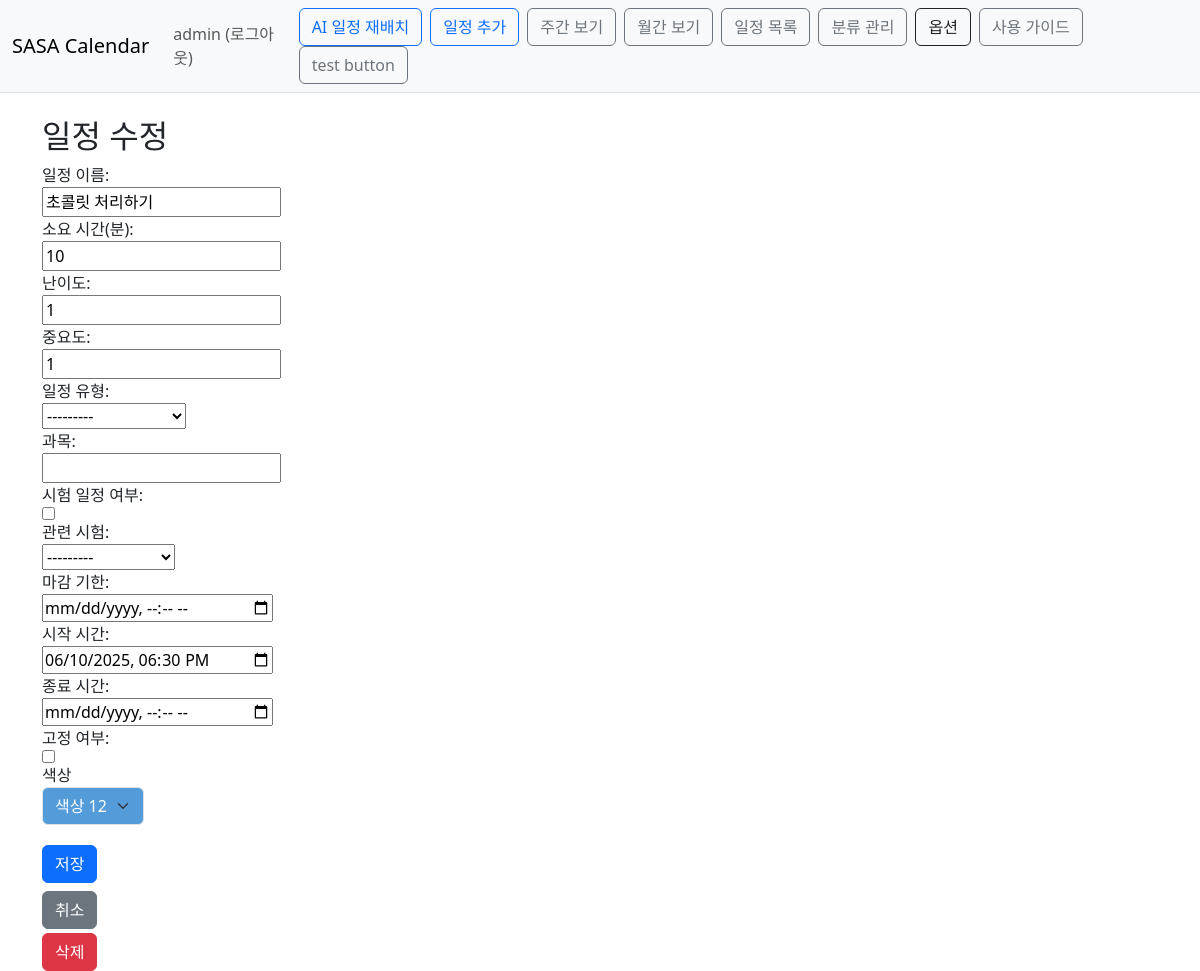
/calendar/schedule/29/edit/?next=/calendar/schedule/list/ (signed in), run on the app's committed database.
### Calendar/models.py (models this page shows, shortened)
class Schedule(models.Model):
    owner=models.ForeignKey(User, on_delete=models.CASCADE)
    task_name=models.CharField(max_length=50)
    duration_minutes=models.IntegerField(null=True, blank=True)
    difficulty=models.IntegerField(null=True, blank=True)
    importance=models.IntegerField(null=True, blank=True)
    task_type = models.ForeignKey('ScheduleType', null=True, blank=True, on_delete=models.SET_NULL)
    subject=models.CharField(max_length=50, blank=True)
    is_exam_task=models.BooleanField(default=False)
    deadline=models.DateTimeField(null=True ,blank=True)
    start_time=models.DateTimeField(null=True ,blank=True)
    end_time=models.DateTimeField(null=True ,blank=True)
    is_fixed=models.BooleanField(default=False)
    exam=models.ForeignKey('self',default=None, on_delete=models.SET_DEFAULT, null=True ,blank=True)
    color = models.CharField(max_length=7, blank=True, default='#6c8df5')
    is_done = models.BooleanField(default=False)
    def __str__(self):
        return f"{self.task_name}({self.owner})"

### Calendar/views.py (the view)
# urls.py: path('schedule/<int:pk>/edit/', views.schedule_edit, name='schedule_edit'),
@login_required(login_url='common:login')
def schedule_edit(request, pk):
    schedule = get_object_or_404(Schedule, pk=pk, owner=request.user)
    next_url = request.GET.get('next') or request.POST.get('next')  # GET/POST 모두 대응
    if request.method == 'POST':
        form = ScheduleForm(request.POST, instance=schedule, owner=request.user)
        if form.is_valid():
            form.save()
            if next_url and url_has_allowed_host_and_scheme(next_url, allowed_hosts={request.get_host()}):
                return redirect(next_url)
            return redirect('calendar:index')
    else:
        form = ScheduleForm(instance=schedule, owner=request.user)
    return render(request, 'calendar/schedule_form.html', {
        'form': form,
        'is_edit': True,
        'next': next_url,
        'id': pk,
    })

### Calendar/models.py (called while the page is built)
    def __str__(self):
        return f"{self.name}"

### templates/calendar/schedule_form.html (shortened to what this page needs)
{% extends 'base.html' %}
{% block content %}
<div class="container mt-4">
    <h2>{{ is_edit|yesno:"일정 수정,일정 추가" }}</h2>
    <form method="post" class="d-flex flex-column align-items-start">
        {{ form.task_name.label_tag }} {{ form.task_name }}
        {{ form.duration_minutes.label_tag }} {{ form.duration_minutes }}
        {{ form.difficulty.label_tag }} {{ form.difficulty }}
        {{ form.importance.label_tag }} {{ form.importance }}
        {{ form.task_type.label_tag }} {{ form.task_type }}
        {{ form.subject.label_tag }} {{ form.subject }}
        {{ form.is_exam_task.label_tag }} {{ form.is_exam_task }}
        {{ form.exam.label_tag }} {{ form.exam }}
        {{ form.deadline.label_tag }} {{ form.deadline }}
        {{ form.start_time.label_tag }} {{ form.start_time }}
        {{ form.end_time.label_tag }} {{ form.end_time }}
        {{ form.is_fixed.label_tag }} {{ form.is_fixed }}
        <div class="mb-3">
            <label for="id_color">색상</label>
            <select name="color" id="id_color" class="form-select">
                {% for code, label in form.fields.color.choices %}
                    <option value="{{ code }}"
                        {% if form.initial.color == code or form.data.color == code %}selected{% endif %}
                        style="background-color: {{ code }}; color: {% if code in '#D9D96D,#D9C56D,#D9B86D,#D9A46D,#D98C6D' %}#000{% else %}#fff{% endif %};">
                        {{ label }}
                    </option>
                {% endfor %}
            </select>
        </div>
        <button type="submit" class="btn btn-primary my-1">저장</button>
        <a href="{% url 'calendar:index' %}" class="btn btn-secondary my-1">취소</a>
        {% if is_edit %}
        <a href="{% url 'calendar:schedule_delete' id %}" class="btn btn-danger">삭제</a>
        {% endif %}
    </form>
</div>
{% endblock %}

### templates/base.html (shortened to what this page needs)
{% load static %}
<!doctype html>
<html lang="ko">
<head>
    <link rel="stylesheet" type="text/css" href="{% static 'bootstrap.min.css' %}">
</head>
<body>
<nav class="navbar navbar-expand-lg navbar-light bg-light border-bottom">
    <div class="container-fluid">
        <a class="navbar-brand" href="{% url 'calendar:index' %}">SASA Calendar</a>
        <div class="collapse navbar-collapse" id="navbarSupportedContent">
            <ul class="navbar-nav me-auto mb-2 mb-lg-0">
                <li class="nav-item">
                    {% if user.is_authenticated %}
                        <a class="nav-link" href="{% url 'common:logout' %}">{{ user.username }} (로그아웃)</a>
                    {% else %}
                        <a class="nav-link" href="{% url 'common:login' %}">로그인</a>
                    {% endif %}
                </li>
            </ul>
            <div class="d-flex align-items-center flex-wrap">
                <a class="btn btn-outline-primary me-2" href="{% url 'calendar:schedule_replace'%}">AI 일정 재배치</a>
                {% if not has_ai_session %}
                <a class="btn btn-outline-primary me-2" href="{% url 'calendar:schedule_create' %}">일정 추가</a>
                {% endif %}
                <a class="btn btn-outline-secondary me-2" href="{% url 'calendar:schedule_week' %}">주간 보기</a>
                <a class="btn btn-outline-secondary me-2" href="{% url 'calendar:index' %}">월간 보기</a>
                {% if not has_ai_session %}
                <a class="btn btn-outline-secondary me-2" href="{% url 'calendar:schedule_list' %}">일정 목록</a>
                {% endif %}
                <a class="btn btn-outline-secondary me-2" href="{% url 'calendar:schedule_type_list' %}">분류 관리</a>
                <button class="btn btn-outline-dark me-2" type="button" data-bs-toggle="collapse"
                        data-bs-target="#calendarOptions" aria-expanded="false" aria-controls="calendarOptions">
                    옵션
                </button>
                <a class="btn btn-outline-secondary me-2" href="{% url 'calendar:how_to_use' %}">사용 가이드</a>
                <a class="btn btn-outline-secondary me-2" href="{% url 'calendar:test' %}">test button</a>
            </div>
        </div>
    </div>
</nav>
{% block content %}
{% endblock %}
</body>
</html>

### data on the page
Schedule: task_name "초콜릿 처리하기", duration_minutes "10", difficulty "1", importance "1", task_type "---------", exam "---------", start_time "06/10/2025 18:30", color "색상 12"

### other printed values
{{ user.username }} "admin"
{{ is_edit|yesno:"일정 수정,일정 추가" }} "일정 수정"
